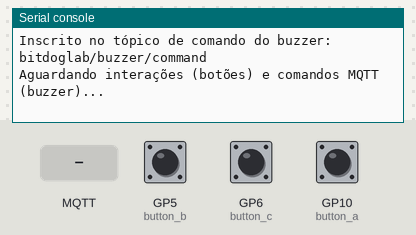
Simulated run of this program. Board: Raspberry Pi Pico running MicroPython. Parts: the last lines printed to the serial console. The inputs (shaded band) are chosen by the test bench; at power-on: GP5 (button_b) HIGH, GP6 (button_c) HIGH, GP10 (button_a) HIGH. WiFi joins after 1.5 s; no MQTT or app messages arrive unless stated.

Above: at 3.3 s.
3.4 s: GP5 (button_b) pulled LOW for 0.15 s
At 4.1 s:
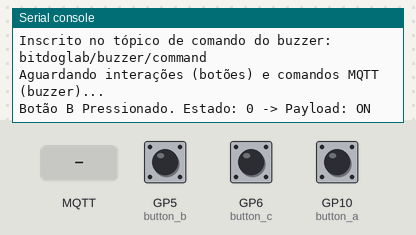
5.0 s: GP6 (button_c) pulled LOW for 0.15 s
At 5.3 s:
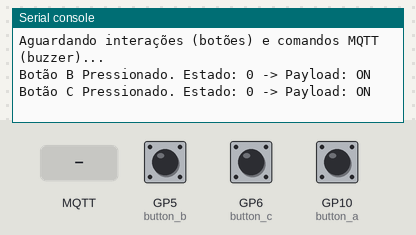
6.6 s: GP10 (button_a) pulled LOW for 0.15 s
At 7.8 s:
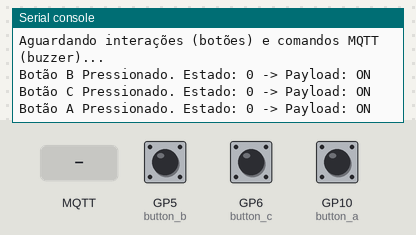
8.2 s: MQTT message "state" arrives on the first subscribed topic
At 9.4 s:
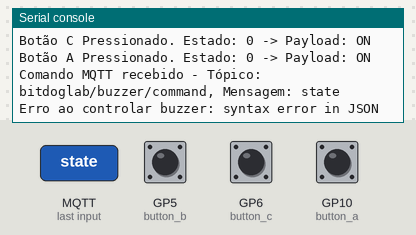
9.7 s: GP5 (button_b) pulled LOW for 1 s
At 11.9 s:
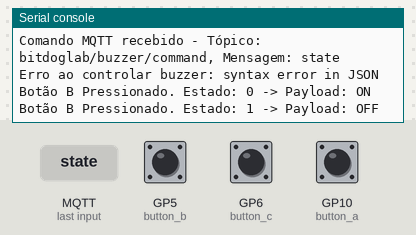
12.2 s: GP6 (button_c) pulled LOW for 1 s
At 14.0 s:
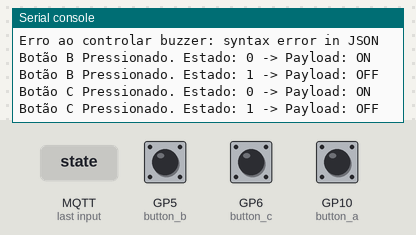

The program:

main.py
```python
# main.py - Leitura de Botões e Controle de Buzzer da BitDogLab via MQTT

import network
import time
from machine import Pin, PWM
from umqtt.simple import MQTTClient
import json

# Informações do WiFi
WIFI_SSID = "SEU_NOME_DE_REDE_WIFI"
WIFI_PASSWORD = "SUA_SENHA_WIFI"

# Configurações do Broker MQTT
MQTT_BROKER = "ENDERECO_DO_SEU_BROKER_MQTT"  # Ex: "192.168.1.100" ou "test.mosquitto.org"
MQTT_PORT = 1883
MQTT_USER = "SEU_USUARIO_MQTT"  # Deixe em branco se não houver autenticação
MQTT_PASSWORD = "SUA_SENHA_MQTT" # Deixe em branco se não houver autenticação
MQTT_CLIENT_ID = "bitdoglab_io_controller"

# Tópicos MQTT
MQTT_TOPIC_BUTTON_A_STATE = "bitdoglab/button/a/state"
MQTT_TOPIC_BUTTON_B_STATE = "bitdoglab/button/b/state"
MQTT_TOPIC_BUTTON_C_STATE = "bitdoglab/button/c/state"
MQTT_TOPIC_BUZZER_COMMAND = "bitdoglab/buzzer/command" # Receber comandos para o buzzer
MQTT_TOPIC_BUZZER_STATE = "bitdoglab/buzzer/state"   # Publicar estado do buzzer (ON/OFF)
MQTT_TOPIC_STATUS = "bitdoglab/io/status"

# Pinos dos Botões e Buzzer
PIN_BUTTON_A = 10
PIN_BUTTON_B = 5
PIN_BUTTON_C = 6
PIN_BUZZER = 21

# Configuração dos Pinos dos Botões com Pull-up interno e Interrupção
# Estado inicial: HIGH (não pressionado), LOW (pressionado)
button_a = Pin(PIN_BUTTON_A, Pin.IN, Pin.PULL_UP)
button_b = Pin(PIN_BUTTON_B, Pin.IN, Pin.PULL_UP)
button_c = Pin(PIN_BUTTON_C, Pin.IN, Pin.PULL_UP)

# Configuração do PWM para o Buzzer
buzzer_pwm = PWM(Pin(PIN_BUZZER))
buzzer_pwm.duty_u16(0) # Buzzer desligado inicialmente
buzzer_state = "OFF"

# Debounce para botões (evitar múltiplas detecções por um único pressionamento)
last_press_time = {"A": 0, "B": 0, "C": 0}
DEBOUNCE_MS = 200 # 200 milissegundos

# Cliente MQTT (declarado globalmente para ser acessível nas interrupções)
client = None

# Função para conectar ao Wi-Fi
def connect_wifi():
    wlan = network.WLAN(network.STA_IF)
    wlan.active(True)
    if not wlan.isconnected():
        print(f"Conectando à rede {WIFI_SSID}...")
        wlan.connect(WIFI_SSID, WIFI_PASSWORD)
        timeout_wifi = 0
        while not wlan.isconnected() and timeout_wifi < 20:
            print(".", end="")
            time.sleep(1)
            timeout_wifi += 1
        if wlan.isconnected():
            print(f"\nConectado! Endereço IP: {wlan.ifconfig()[0]}")
        else:
            print("\nFalha ao conectar ao Wi-Fi.")
            return None
    else:
        print(f"Já conectado à rede {WIFI_SSID}. IP: {wlan.ifconfig()[0]}")
    return wlan

# Handler de interrupção para os botões
def button_handler(pin):
    global client, last_press_time
    button_id = ""
    topic = ""
    current_time = time.ticks_ms()

    if pin == button_a:
        button_id = "A"
        topic = MQTT_TOPIC_BUTTON_A_STATE
    elif pin == button_b:
        button_id = "B"
        topic = MQTT_TOPIC_BUTTON_B_STATE
    elif pin == button_c:
        button_id = "C"
        topic = MQTT_TOPIC_BUTTON_C_STATE
    else:
        return

    # Debounce: ignora se o último pressionamento foi muito recente
    if time.ticks_diff(current_time, last_press_time[button_id]) < DEBOUNCE_MS:
        return
    last_press_time[button_id] = current_time

    # O valor do pino é 0 (LOW) quando pressionado (devido ao PULL_UP)
    state_payload = "ON" if pin.value() == 0 else "OFF"
    print(f"Botão {button_id} Pressionado. Estado: {pin.value()} -> Payload: {state_payload}")

    if client and topic:
        try:
            client.publish(topic, state_payload, retain=False) # Botões são eventos, retain=False é comum
            # Para Home Assistant, é melhor enviar ON e OFF separados.
            # Se pressionado (pin.value() == 0), envia ON.
            # O Home Assistant pode precisar de uma automação para resetar para OFF ou usar `off_delay`.
            # Alternativamente, o Pico pode enviar OFF após um tempo, ou na liberação do botão.
            # Para este exemplo, vamos enviar ON ao pressionar e OFF ao liberar (se a interrupção pegar os dois flancos)
            # A configuração IRQ_FALLING | IRQ_RISING faz isso.
        except Exception as e:
            print(f"Erro ao publicar estado do botão {button_id}: {e}")

# Configura as interrupções para os botões (detecta tanto ao pressionar quanto ao soltar)
button_a.irq(trigger=Pin.IRQ_FALLING | Pin.IRQ_RISING, handler=button_handler)
button_b.irq(trigger=Pin.IRQ_FALLING | Pin.IRQ_RISING, handler=button_handler)
button_c.irq(trigger=Pin.IRQ_FALLING | Pin.IRQ_RISING, handler=button_handler)

# Função para controlar o buzzer
def control_buzzer(command):
    global buzzer_pwm, buzzer_state, client
    # Exemplo de comando: {"state": "ON", "frequency": 1000, "duration": 0.5} ou {"state": "OFF"}
    try:
        if isinstance(command, bytes): command = command.decode()
        if isinstance(command, str): command = json.loads(command)

        if "state" in command:
            if command["state"].upper() == "ON":
                freq = command.get("frequency", 1000) # Frequência em Hz
                duty = command.get("duty", 32768)    # 50% duty cycle (0-65535)
                duration = command.get("duration", 0) # Duração em segundos (0 para contínuo até OFF)

                buzzer_pwm.freq(freq)
                buzzer_pwm.duty_u16(duty)
                buzzer_state = "ON"
                print(f"Buzzer ON: Freq={freq}Hz, Duty={duty}, Duração={duration}s")

                if duration > 0:
                    time.sleep(duration)
                    buzzer_pwm.duty_u16(0) # Desliga após a duração
                    buzzer_state = "OFF"
                    print("Buzzer OFF (automático após duração)")

            elif command["state"].upper() == "OFF":
                buzzer_pwm.duty_u16(0)
                buzzer_state = "OFF"
                print("Buzzer OFF (comando)")

        if client:
            client.publish(MQTT_TOPIC_BUZZER_STATE, buzzer_state, retain=True)

    except Exception as e:
        print(f"Erro ao controlar buzzer: {e}")
        buzzer_pwm.duty_u16(0) # Garante que o buzzer desligue em caso de erro
        buzzer_state = "OFF"
        if client: client.publish(MQTT_TOPIC_BUZZER_STATE, buzzer_state, retain=True)

# Callback para mensagens MQTT (para o buzzer)
def mqtt_callback(topic, msg, retained=False, dup=False):
    print(f"Comando MQTT recebido - Tópico: {topic.decode()}, Mensagem: {msg.decode()}")
    if topic.decode() == MQTT_TOPIC_BUZZER_COMMAND:
        control_buzzer(msg)

# Função para conectar ao Broker MQTT
def connect_mqtt():
    global client
    client = MQTTClient(MQTT_CLIENT_ID, MQTT_BROKER, port=MQTT_PORT, user=MQTT_USER, password=MQTT_PASSWORD)
    client.set_callback(mqtt_callback)
    try:
        client.connect()
        print(f"Conectado ao broker MQTT: {MQTT_BROKER}")
        client.subscribe(MQTT_TOPIC_BUZZER_COMMAND)
        print(f"Inscrito no tópico de comando do buzzer: {MQTT_TOPIC_BUZZER_COMMAND}")
        client.publish(MQTT_TOPIC_STATUS, "online", retain=True)
        client.publish(MQTT_TOPIC_BUZZER_STATE, buzzer_state, retain=True) # Publica estado inicial
        # Publica estado inicial dos botões (OFF, pois não estão pressionados no início)
        client.publish(MQTT_TOPIC_BUTTON_A_STATE, "OFF", retain=False)
        client.publish(MQTT_TOPIC_BUTTON_B_STATE, "OFF", retain=False)
        client.publish(MQTT_TOPIC_BUTTON_C_STATE, "OFF", retain=False)
        return client
    except Exception as e:
        print(f"Falha ao conectar ou inscrever no broker MQTT: {e}")
        return None

# Loop principal
def run():
    wlan = connect_wifi()
    if not wlan or not wlan.isconnected():
        print("Não foi possível conectar ao Wi-Fi. Reiniciando...")
        time.sleep(60)
        machine.reset()

    mqtt_client = connect_mqtt()
    if not mqtt_client:
        print("Não foi possível conectar ao MQTT. Reiniciando...")
        time.sleep(60)
        machine.reset()

    print("Aguardando interações (botões) e comandos MQTT (buzzer)...")
    while True:
        try:
            mqtt_client.check_msg() # Processa mensagens MQTT para o buzzer
            time.sleep(0.1) # Pequena pausa
        except OSError as e:
            print(f"Erro de comunicação MQTT: {e}. Tentando reconectar...")
            time.sleep(5)
            if mqtt_client: mqtt_client.disconnect()
            mqtt_client = connect_mqtt()
            if not mqtt_client:
                print("Falha grave ao reconectar MQTT. Reiniciando dispositivo...")
                time.sleep(10)
                machine.reset()
            else:
                print("Reconectado ao MQTT com sucesso.")
                client.publish(MQTT_TOPIC_STATUS, "online", retain=True)
                client.publish(MQTT_TOPIC_BUZZER_STATE, buzzer_state, retain=True)
        except Exception as e:
            print(f"Erro inesperado no loop principal: {e}")
            time.sleep(10)

if __name__ == "__main__":
    run()
```

Measured:
- after the input at 3.4 s, the serial console: prints a new line at once (image 1)
- after the input at 5.0 s, the serial console: prints a new line at once (image 2)
- after the input at 6.6 s, the serial console: prints a new line at once (image 3)
- after the input at 8.2 s, the serial console: prints a new line after 0.08 s (image 4)
- after the input at 9.7 s, the serial console: prints a new line at once (image 5)
- after the input at 12.2 s, the serial console: prints a new line at once (image 6)
